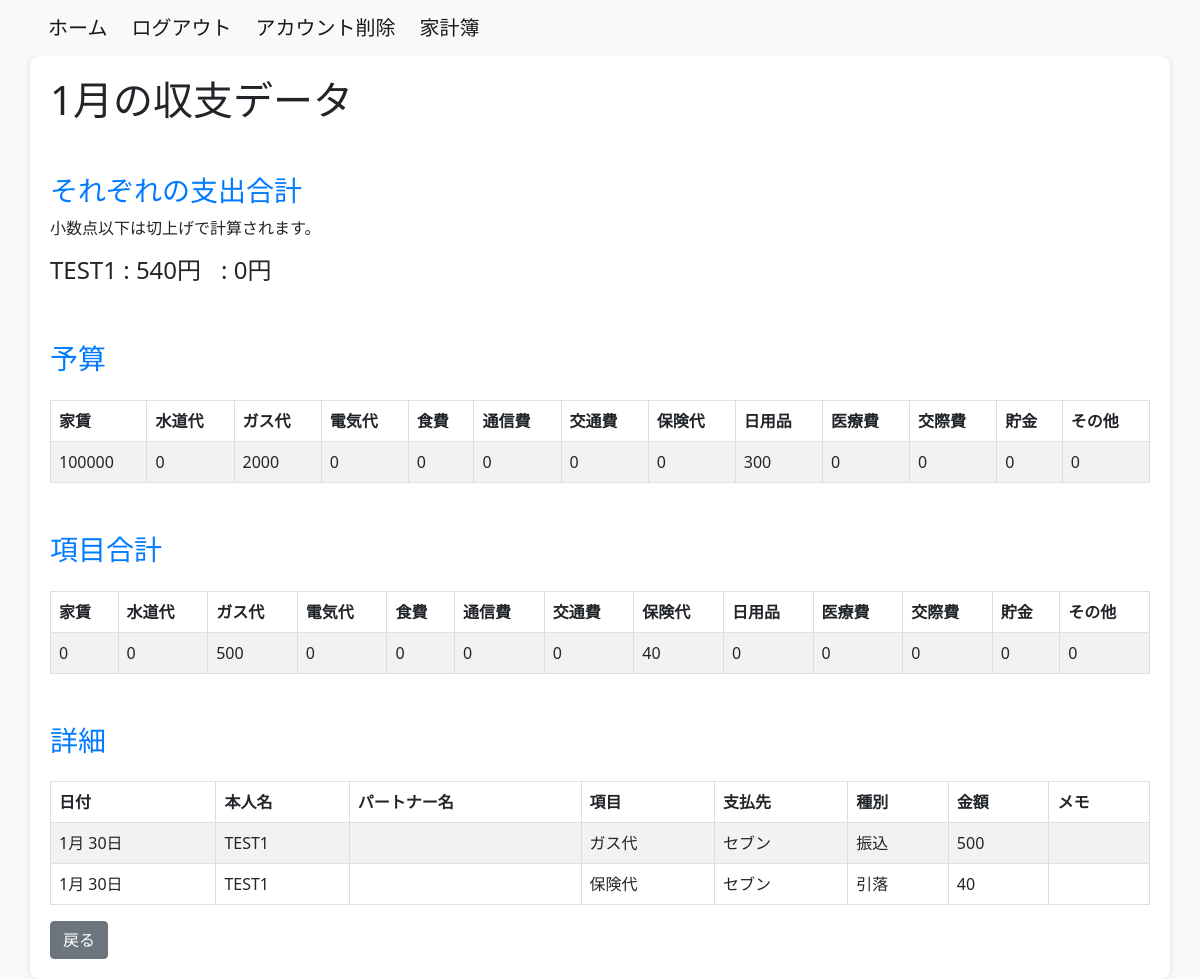
/household_budget/monthly_data/2024-1/ (signed in), run on an earlier commit of the app's database.
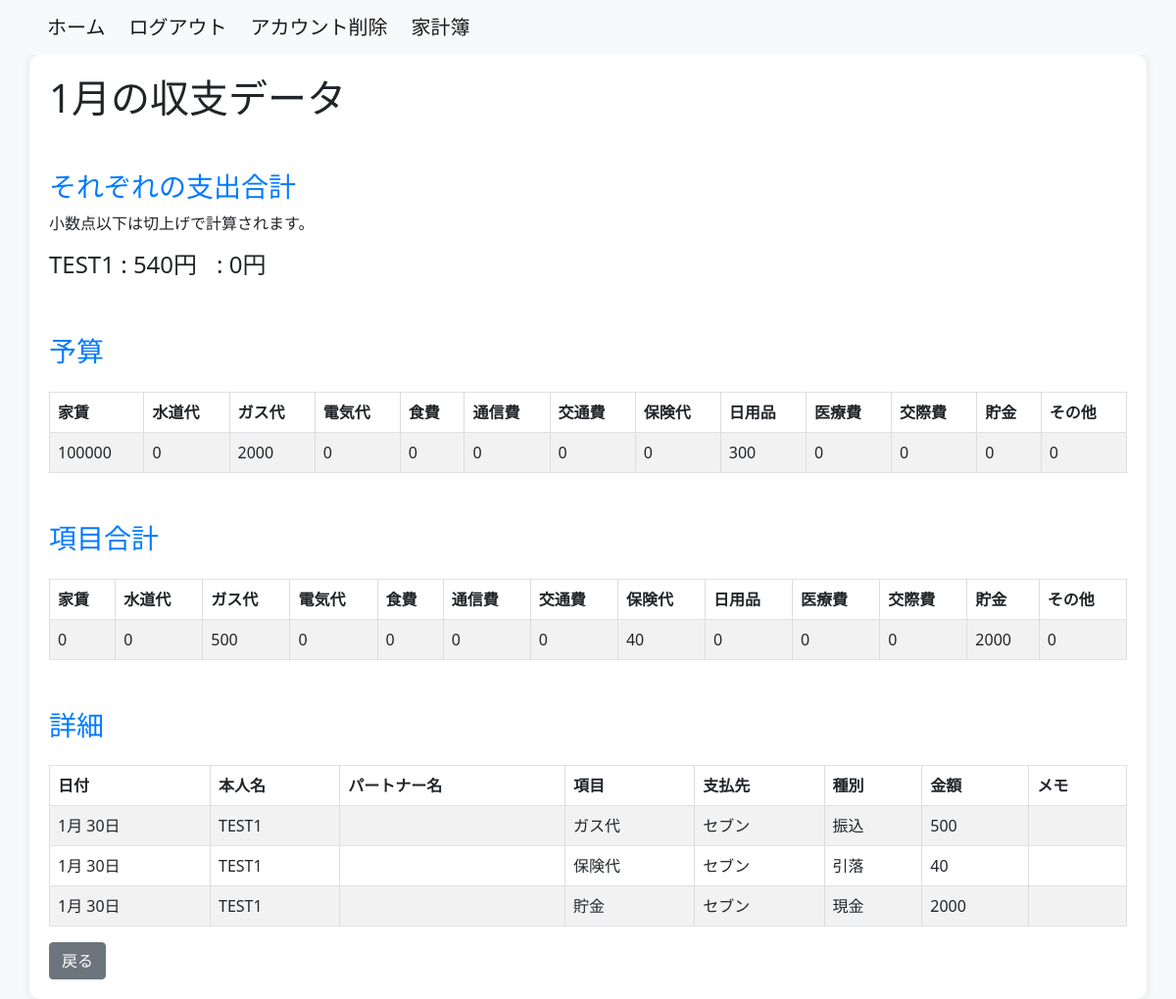
And on a later commit of the database.
### household_budget/models.py (models this page shows, shortened)
class Transaction(models.Model):
    user = models.ForeignKey(settings.AUTH_USER_MODEL, on_delete=models.CASCADE)
    event_date = models.DateField()
    name_1 = models.CharField(max_length=20, default='', null=True)
    name_2 = models.CharField(max_length=20, default='', null=True)
    category = models.ForeignKey(Category, on_delete=models.CASCADE)
    payment_type = models.ForeignKey(PaymentType, on_delete=models.CASCADE)
    vendor_name = models.ForeignKey(Vendor, on_delete=models.CASCADE, related_name='vendor_transactions')
    amount = models.IntegerField(default=0)
    memo = models.TextField(null=True)
    class Meta:
        db_table = 'transaction'
        ordering = ['event_date']

class Category(models.Model):
    category_name = models.CharField(max_length=50)
    class Meta:
        db_table = 'category'

class Vendor(models.Model):
    user = models.ForeignKey(settings.AUTH_USER_MODEL, on_delete=models.CASCADE)
    vendor_name = models.CharField(max_length=50)
    class Meta:
        db_table = 'vendor'

class PaymentType(models.Model):
    payment_type = models.CharField(max_length=20)
    class Meta:
        db_table = 'pament_type'

### household_budget/views.py (the view)
# urls.py: path('monthly_data/<int:year>-<int:month>/', M_DataView.as_view(), name='monthly_data'),
@method_decorator(login_required(login_url='/login/'), name='dispatch')
class M_DataView(TemplateView):
    template_name = 'm_data.html'
    def get_context_data(self, **kwargs):
        context = super().get_context_data(**kwargs)
        year = self.kwargs.get('year')
        month = self.kwargs.get('month')
        first_day_of_month = timezone.datetime(int(year), int(month), 1)
        if first_day_of_month.month == 12:
            next_month = 1
            next_year = first_day_of_month.year + 1
        else:
            next_month = first_day_of_month.month + 1
            next_year = first_day_of_month.year
        last_day_of_month = timezone.datetime(next_year, next_month, 1) - timezone.timedelta(days=1)
        monthly_summary = Transaction.objects.filter(
            user=self.request.user,
            event_date__year=year,
            event_date__month=month
        ).values('category__category_name') \
            .annotate(total_amount=Coalesce(Sum('amount'), Value(0)))
        categories = ['家賃', '水道代', 'ガス代', '電気代', '食費', '通信費', '交通費', '保険代', '日用品', '医療費', '交際費', '貯金', 'その他']
        monthly_summary_total= Transaction.objects.filter(
            user=self.request.user,
            event_date__year=year,
            event_date__month=month
        ).values('category__category_name') \
            .annotate(total_amount=Sum('amount'))
        transaction_data = Transaction.objects.filter(user=self.request.user)
        name1_only_monthly_amount = Transaction.objects.filter(
            Q(user=self.request.user) &
            Q(name_1__isnull=False) & ~Q(name_1=''),
            ~Q(category_id=1) & ~Q(category_id=13),
            event_date__range=[first_day_of_month, last_day_of_month]
        ).aggregate(name1_has_data_total_amount=Sum('amount'))['name1_has_data_total_amount'] or 0
        name2_only_monthly_amount = Transaction.objects.filter(
            Q(user=self.request.user) &
            Q(name_2__isnull=False) & ~Q(name_2=''),
            ~Q(category_id=1) & ~Q(category_id=13),
            event_date__range=[first_day_of_month, last_day_of_month]
        ).aggregate(name1_has_data_total_amount=Sum('amount'))['name1_has_data_total_amount'] or 0
        name_monthly_amount = Transaction.objects.filter(
            Q(user=self.request.user) &
            Q(name_1__isnull=False) & Q(name_2__isnull=False) & ~Q(name_1='') & ~Q(name_2=''),
            ~Q(category_id=1) & ~Q(category_id=13),
            event_date__range=[first_day_of_month, last_day_of_month]
        ).aggregate(name_both_total_amount=Sum('amount'))['name_both_total_amount'] or 0
        name_both_half_monthly_amount = math.ceil(name_monthly_amount / 2)
        category_totals_dict = {category_name: {'total_amount': 0} for category_name in categories}
        for category in monthly_summary:
            category_name = category['category__category_name']
            category_totals_dict[category_name] = {
                'total_amount': category['total_amount'] if category['total_amount'] is not None else 0
            }
        monthly_details = Transaction.objects.filter(
            user=self.request.user,
            event_date__year=year,
            event_date__month=month
            )
        latest_budget = Budget.objects.filter(
            user=self.request.user,
            event_date__year=year,
            event_date__month=month
            ).order_by('-event_date').first()
        name1_total_amount = name1_only_monthly_amount - name_monthly_amount + name_both_half_monthly_amount
        name2_total_amount = name2_only_monthly_amount - name_monthly_amount + name_both_half_monthly_amount
        context['year'] = year
        context['month'] = month
        context['category_totals'] = category_totals_dict
        context['monthly_details'] = monthly_details
        context['latest_budget'] = latest_budget
        context['name1_total_amount'] = name1_total_amount
        context['name2_total_amount'] = name2_total_amount
        context['name'] = transaction_data
        return context

### household_budget/templates/m_data.html (shortened to what this page needs)
{% extends 'base.html' %}
{% block content %}
{% load custom_filters %}
<div class="container">
    <h1>{{ month }}月の収支データ</h1>
      <h3>それぞれの支出合計</h3>
      <p>小数点以下は切上げで計算されます。</p>
      <div style="display: flex; gap: 20px;">
      <h4>{{ name.0.name_1 }} : {{ name1_total_amount }}円</h2>
      <h4>{{ name.1.name_2 }} : {{ name2_total_amount }}円</h2>
      </div>
    <h3>予算</h3>
    <table class="table table-striped table-bordered mt-4">
        <thead class="thead-dark">
            <tr>
                <th>家賃</th>
                <th>水道代</th>
                <th>ガス代</th>
                <th>電気代</th>
                <th>食費</th>
                <th>通信費</th>
                <th>交通費</th>
                <th>保険代</th>
                <th>日用品</th>
                <th>医療費</th>
                <th>交際費</th>
                <th>貯金</th>
                <th>その他</th>
            </tr>
        </thead>
        <tbody>
            <tr>
                <td>{{ latest_budget.rent_budget }}</td>
                <td>{{ latest_budget.water_supply_budget }}</td>
                <td>{{ latest_budget.gas_budget }}</td>
                <td>{{ latest_budget.electricity_budget }}</td>
                <td>{{ latest_budget.food_expenses_budget }}</td>
                <td>{{ latest_budget.communication_expenses_budget }}</td>
                <td>{{ latest_budget.transportation_expenses_budget }}</td>
                <td>{{ latest_budget.insurance_fee_budget }}</td>
                <td>{{ latest_budget.daily_necessities_budget }}</td>
                <td>{{ latest_budget.medical_bills_budget }}</td>
                <td>{{ latest_budget.entertainment_expenses_budget }}</td>
                <td>{{ latest_budget.saving_budget }}</td>
                <td>{{ latest_budget.add_item_budget }}</td>
            </tr>
        </tbody>
    </table>
<h3>項目合計</h3>
<table class="table table-striped table-bordered mt-4">
    <thead class="thead-dark">
        <tr>
            {% for category_name, category_data in category_totals.items %}
                <th>{{ category_name }}</th>
            {% endfor %}
        </tr>
    </thead>
    <tbody>
        <tr>
            {% for category_name, category_data in category_totals.items %}
                <td>{{ category_data.total_amount }}</td>
            {% endfor %}
        </tr>
    </tbody>
</table>
    <h3>詳細</h3>
    <table class="table table-striped table-bordered mt-4">
        <thead class="thead-dark">
            <tr>
                <th>日付</th>
                <th>本人名</th>
                <th>パートナー名</th>
                <th>項目</th>
                <th>支払先</th>
                <th>種別</th>
                <th>金額</th>
                <th>メモ</th>
            </tr>
        </thead>
        <tbody>
            {% for detail in monthly_details %}
                <tr>
                    <td>{{ detail.event_date|date:"n月 j日" }}</td>
                    <td>{{ detail.name_1 }}</td>
                    <td>{{ detail.name_2 }}</td>
                    <td>{{ detail.category.category_name }}</td>
                    <td>{{ detail.vendor_name.vendor_name }}</td>
                    <td>{{ detail.payment_type.payment_type }}</td>
                    <td>{{ detail.amount }}</td>
                    <td>{{ detail.memo }}</td>
                </tr>
            {% endfor %}
        </tbody>
    </table>
<a href="{% url 'accounts:data_2024' %}" class="btn btn-secondary ml-2">戻る</a>
</div>
</html>
{% endblock %}

What changed in the data, as far as the page shows it:
added Transaction: event_date "1月 30日", name_1 "TEST1", category.category_name "貯金", vendor_name.vendor_name "セブン", payment_type.payment_type "現金", amount "2000"
Also different on the page:
new list line: "2000"
list line gone: "0"
